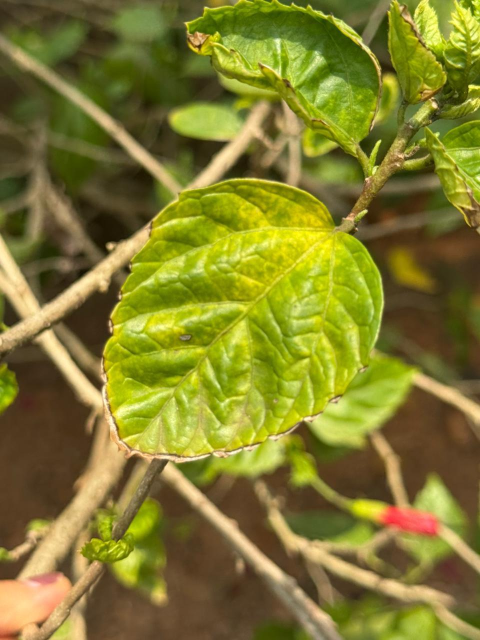
#> input picture dataset/healthy/leaf1.jpeg, 960 x 1280 px, found by its file name (shown at 1/2 size)
$ python data_loader.py   (older library calls are emulated)
#> lines starting #> are read from the running program, lines starting #| are printed output that depends on the picture; after the words box and inside, x2 and y2 are one past the last pixel; in counts of white or black regions, pixels touching at a corner belong together
### ImagePreprocessing/preprocessing.py
import cv2
import numpy as np
import os
from skimage.morphology import skeletonize

# ==============================================
# REUSABLE PREPROCESSING FUNCTION
# ==============================================

def preprocess_image(image_path, save_outputs=False, output_folder="output"):
    """
    Preprocesses an input leaf image through Steps 1 to 20.
    Returns a dictionary of results if successful, otherwise None.
    """
#> called with image_path = 'dataset/healthy/leaf1.jpeg', save_outputs = False, output_folder = 'output'
    if not os.path.exists(image_path):
        print(f"Error: Image not found at {image_path}")
        return None

    img = cv2.imread(image_path)
#> img is the input picture: shape (1280, 960, 3); mean B, G, R 45.9, 124.7, 129.3
    if img is None:
        print(f"Error: Unable to read image at {image_path}")
        return None

    if save_outputs and not os.path.exists(output_folder):
        os.makedirs(output_folder)

    # STEP 1 : ORIGINAL IMAGE
    if save_outputs:
        cv2.imwrite(os.path.join(output_folder, "1_original.jpg"), img)

    # STEP 2 : IMAGE QUALITY ASSESSMENT (Sharpness)
    gray = cv2.cvtColor(img, cv2.COLOR_BGR2GRAY)
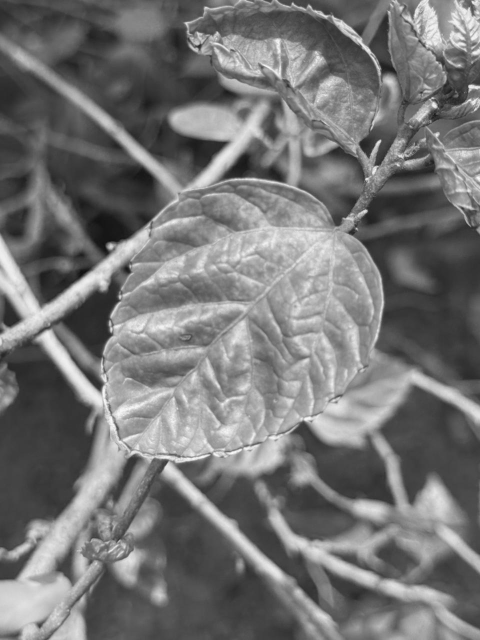
#> gray: shape (1280, 960) (shown at 1/2 size); min 14, max 250, mean 117.1
    laplacian_variance = cv2.Laplacian(gray, cv2.CV_64F).var()
#> laplacian_variance = 45

    if save_outputs:
        quality = img.copy()
        cv2.putText(
            quality,
            "Sharpness : {:.2f}".format(laplacian_variance),
            (20, 40),
            cv2.FONT_HERSHEY_SIMPLEX,
            1,
            (0, 255, 0),
            2
        )
        cv2.imwrite(os.path.join(output_folder, "2_quality_assessment.jpg"), quality)

    # STEP 3 : RESIZE IMAGE
    img_resized = cv2.resize(img, (512, 512))
    if save_outputs:
        cv2.imwrite(os.path.join(output_folder, "3_resized.jpg"), img_resized)

    # STEP 4 : LAB COLOR SPACE
    lab = cv2.cvtColor(img_resized, cv2.COLOR_BGR2LAB)
#> lab: shape (512, 512, 3); mean of channels 0, 1, 2 129.2, 120.3, 167.4
    if save_outputs:
        lab_display = cv2.cvtColor(lab, cv2.COLOR_LAB2BGR)
        cv2.imwrite(os.path.join(output_folder, "4_lab.jpg"), lab_display)

    # STEP 5 : CLAHE
    l, a, b = cv2.split(lab)
    clahe = cv2.createCLAHE(clipLimit=2.0, tileGridSize=(8, 8))
    l2 = clahe.apply(l)
    lab2 = cv2.merge((l2, a, b))
#> lab2: shape (512, 512, 3); mean of channels 0, 1, 2 121.2, 120.3, 167.4
    clahe_image = cv2.cvtColor(lab2, cv2.COLOR_LAB2BGR)
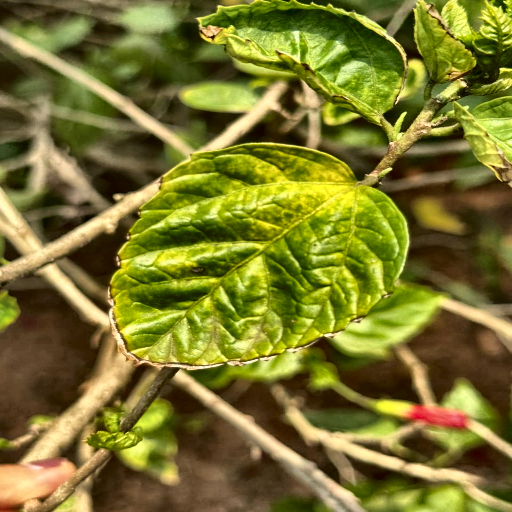
#> clahe_image: shape (512, 512, 3); mean B, G, R 44.5, 117.8, 121.8
    if save_outputs:
        cv2.imwrite(os.path.join(output_folder, "5_clahe.jpg"), clahe_image)

    # STEP 6 : BILATERAL FILTER
    bilateral = cv2.bilateralFilter(clahe_image, 9, 75, 75)
    if save_outputs:
        cv2.imwrite(os.path.join(output_folder, "6_bilateral.jpg"), bilateral)

    # STEP 7 : AUTOMATIC ROI DETECTION
    gray_roi = cv2.cvtColor(bilateral, cv2.COLOR_BGR2GRAY)
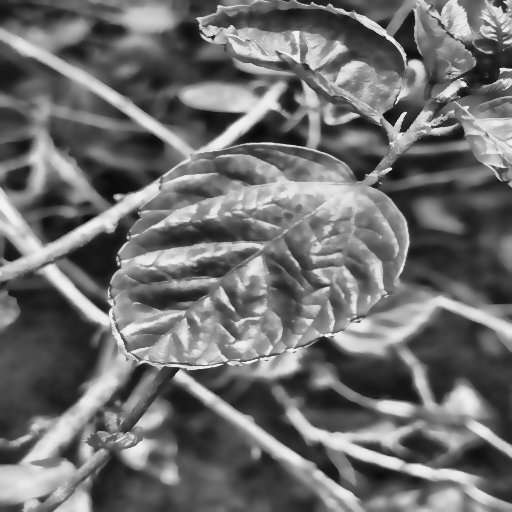
#> gray_roi: shape (512, 512); min 8, max 244, mean 110.5
    blur = cv2.GaussianBlur(gray_roi, (5, 5), 0)
    _, thresh = cv2.threshold(
        blur,
        0,
        255,
        cv2.THRESH_BINARY_INV + cv2.THRESH_OTSU
    )
#> thresh: shape (512, 512); 58.9% white; 47 black regions (10 under 20 px), largest, box (x1, y1, x2, y2) and area: (0, 0, 512, 512) 94562, (449, 101, 512, 181) 2900, (98, 373, 176, 469) 2544

    kernel = np.ones((5, 5), np.uint8)
    thresh = cv2.morphologyEx(thresh, cv2.MORPH_CLOSE, kernel, iterations=2)
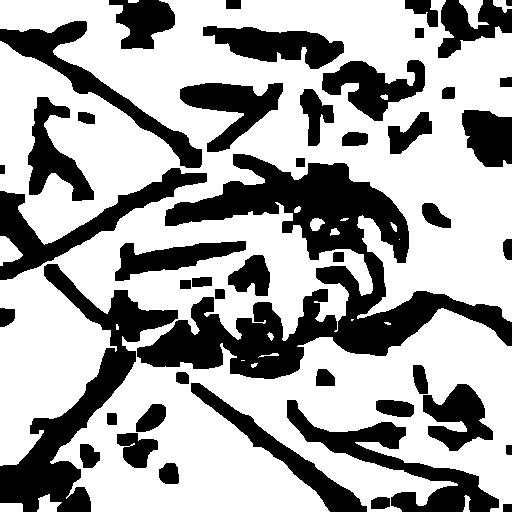
#> thresh: shape (512, 512); 65% white; 47 black regions
    contours, _ = cv2.findContours(thresh, cv2.RETR_EXTERNAL, cv2.CHAIN_APPROX_SIMPLE)
#> contours = 21 contours, 9 with area under 20; largest, box (x1, y1, x2, y2) and area: (0, 0, 512, 512) 191364, (0, 236, 23, 266) 384, (459, 0, 489, 29) 355, (37, 494, 62, 512) 234, (0, 503, 23, 512) 176

    if len(contours) == 0:
        roi = bilateral.copy()
        x, y, w, h = 0, 0, bilateral.shape[1], bilateral.shape[0]
    else:
        largest = max(contours, key=cv2.contourArea)
#> largest = contour of 2483 points, box (x1, y1, x2, y2) (0, 0, 512, 512), area 191364
        x, y, w, h = cv2.boundingRect(largest)
#> x = 0; y = 0; w = 512; h = 512
        padding = 25
        x = max(0, x - padding)
        y = max(0, y - padding)
        w = min(bilateral.shape[1] - x, w + padding * 2)
        h = min(bilateral.shape[0] - y, h + padding * 2)
        roi = bilateral[y:y+h, x:x+w]

    if save_outputs:
        cv2.imwrite(os.path.join(output_folder, "7_roi.jpg"), roi)

    # STEP 8 : GRABCUT SEGMENTATION
    mask = np.zeros(roi.shape[:2], np.uint8)
    bgModel = np.zeros((1, 65), np.float64)
    fgModel = np.zeros((1, 65), np.float64)
    rect = (10, 10, roi.shape[1] - 20, roi.shape[0] - 20)

    try:
        cv2.grabCut(roi, mask, rect, bgModel, fgModel, 5, cv2.GC_INIT_WITH_RECT)
        mask2 = np.where((mask == 2) | (mask == 0), 0, 1).astype("uint8")
        grabcut = roi * mask2[:, :, np.newaxis]
    except Exception as e:
        print(f"Warning: GrabCut failed ({e}), falling back to direct ROI.")
        grabcut = roi.copy()
        mask2 = np.ones(roi.shape[:2], np.uint8)

    if save_outputs:
        cv2.imwrite(os.path.join(output_folder, "8_grabcut.jpg"), grabcut)

    # STEP 9 : KEEP ONLY LARGEST LEAF
    gray_leaf = cv2.cvtColor(grabcut, cv2.COLOR_BGR2GRAY)
    _, binary = cv2.threshold(gray_leaf, 10, 255, cv2.THRESH_BINARY)
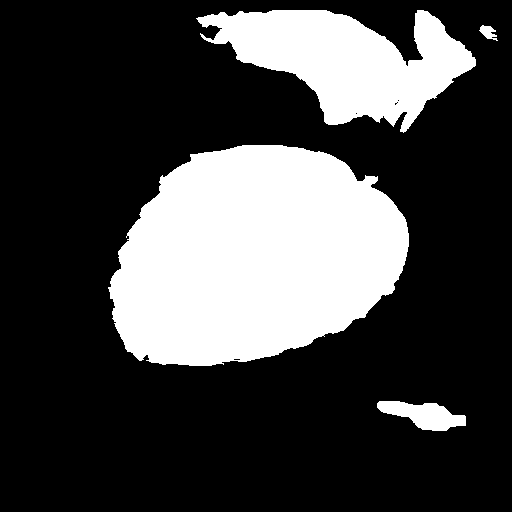
#> binary: shape (512, 512); 26.8% white; 4 white regions
    contours, _ = cv2.findContours(binary, cv2.RETR_EXTERNAL, cv2.CHAIN_APPROX_SIMPLE)
#> contours = 4 contours; box (x1, y1, x2, y2) and area: (108, 145, 409, 366) 50072, (196, 10, 476, 133) 17772, (377, 401, 466, 431) 1460, (479, 25, 498, 41) 132

    if len(contours) == 0:
        leaf_mask = binary.copy()
        largest_leaf = grabcut.copy()
    else:
        largest = max(contours, key=cv2.contourArea)
#> largest = contour of 406 points, box (x1, y1, x2, y2) (108, 145, 409, 366), area 50072
        leaf_mask = np.zeros(binary.shape, dtype=np.uint8)
        cv2.drawContours(leaf_mask, [largest], -1, 255, thickness=cv2.FILLED)
#> leaf_mask: shape (512, 512); 19.3% white; 1 white region, box (x1, y1, x2, y2) and area: (108, 145, 409, 366) 50496
        largest_leaf = cv2.bitwise_and(roi, roi, mask=leaf_mask)

    if save_outputs:
        cv2.imwrite(os.path.join(output_folder, "9_largest_leaf.jpg"), largest_leaf)

    # STEP 10 : HSV REFINEMENT
    hsv = cv2.cvtColor(largest_leaf, cv2.COLOR_BGR2HSV)
#> hsv: shape (512, 512, 3); mean H, S, V 6.5, 44, 30
    lower_green = np.array([25, 30, 30])
    upper_green = np.array([95, 255, 255])
    green_mask = cv2.inRange(hsv, lower_green, upper_green)
#> green_mask: shape (512, 512); 19.1% white; 3 white regions (2 under 20 px), largest, box (x1, y1, x2, y2) and area: (110, 145, 409, 366) 50133

    kernel = np.ones((3, 3), np.uint8)
    green_mask = cv2.morphologyEx(green_mask, cv2.MORPH_OPEN, kernel)
#> green_mask: shape (512, 512); 19.1% white; 1 white region, box (x1, y1, x2, y2) and area: (110, 145, 409, 366) 50099
    green_mask = cv2.morphologyEx(green_mask, cv2.MORPH_CLOSE, kernel)
#> green_mask: shape (512, 512); 19.1% white; 1 white region, box (x1, y1, x2, y2) and area: (110, 145, 409, 366) 50109
    refined_leaf = cv2.bitwise_and(largest_leaf, largest_leaf, mask=green_mask)

    if save_outputs:
        cv2.imwrite(os.path.join(output_folder, "10_refined_leaf.jpg"), refined_leaf)

    # STEP 11 : BINARY MASK
    gray_leaf = cv2.cvtColor(refined_leaf, cv2.COLOR_BGR2GRAY)
    _, binary_mask = cv2.threshold(gray_leaf, 10, 255, cv2.THRESH_BINARY)
#> binary_mask: shape (512, 512); 19.1% white; 1 white region, box (x1, y1, x2, y2) and area: (110, 145, 409, 366) 50102
    if save_outputs:
        cv2.imwrite(os.path.join(output_folder, "11_binary_mask.jpg"), binary_mask)

    # STEP 12 : ADAPTIVE THRESHOLDING
    adaptive = cv2.adaptiveThreshold(
        gray_leaf,
        255,
        cv2.ADAPTIVE_THRESH_GAUSSIAN_C,
        cv2.THRESH_BINARY_INV,
        25,
        5
    )
#> adaptive: shape (512, 512); 10.9% white; 65 white regions (31 under 20 px), largest, box (x1, y1, x2, y2) and area: (128, 232, 379, 360) 8767, (103, 138, 417, 374) 7831, (126, 207, 287, 259) 2875
    if save_outputs:
        cv2.imwrite(os.path.join(output_folder, "12_adaptive_threshold.jpg"), adaptive)

    # STEP 13 : TOP-HAT FILTERING
    kernel_tophat = cv2.getStructuringElement(cv2.MORPH_ELLIPSE, (15, 15))
    tophat = cv2.morphologyEx(gray_leaf, cv2.MORPH_TOPHAT, kernel_tophat)
    cv2.normalize(tophat, tophat, 0, 255, cv2.NORM_MINMAX)
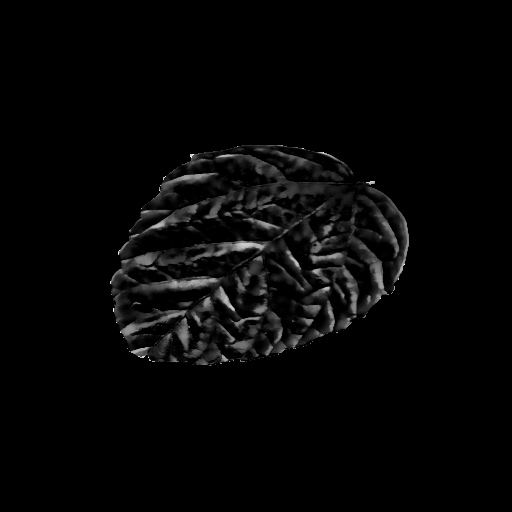
#> tophat: shape (512, 512); min 0, max 255, mean 6.1
    if save_outputs:
        cv2.imwrite(os.path.join(output_folder, "13_tophat.jpg"), tophat)

    # STEP 14 : MORPHOLOGICAL OPENING
    kernel_open = np.ones((3, 3), np.uint8)
    opening = cv2.morphologyEx(adaptive, cv2.MORPH_OPEN, kernel_open, iterations=1)
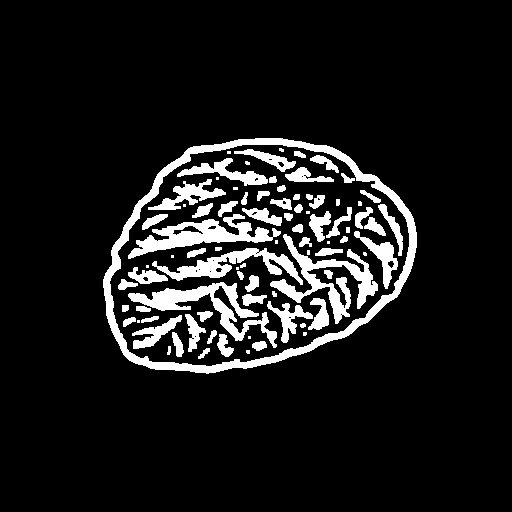
#> opening: shape (512, 512); 10.3% white; 84 white regions (19 under 20 px), largest, box (x1, y1, x2, y2) and area: (103, 138, 417, 374) 6459, (270, 234, 378, 324) 2571, (128, 282, 277, 348) 2456
    if save_outputs:
        cv2.imwrite(os.path.join(output_folder, "14_opening.jpg"), opening)

    # STEP 15 : MORPHOLOGICAL CLOSING
    kernel_close = np.ones((5, 5), np.uint8)
    closing = cv2.morphologyEx(opening, cv2.MORPH_CLOSE, kernel_close, iterations=2)
#> closing: shape (512, 512); 16.6% white; 2 white regions, box (x1, y1, x2, y2) and area: (103, 138, 417, 374) 43591, (336, 199, 340, 206) 28
    if save_outputs:
        cv2.imwrite(os.path.join(output_folder, "15_closing.jpg"), closing)

    # STEP 16 : VEIN ENHANCEMENT
    blur_large = cv2.GaussianBlur(gray_leaf, (31, 31), 0)
#> (the rest of the program and of its run is left out)
